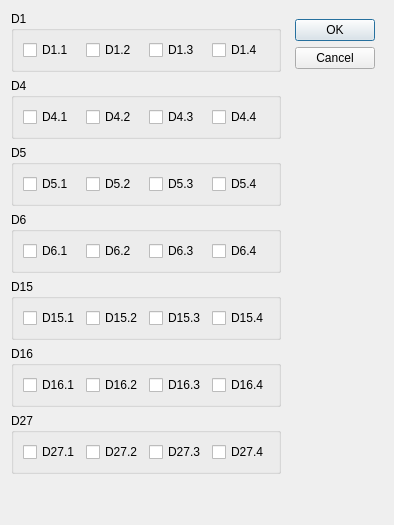
<?xml version="1.0" encoding="UTF-8"?>
<ui version="4.0">
 <class>Switches_box</class>
 <widget class="QDialog" name="Switches_box">
  <layout class="QHBoxLayout" name="horizontalLayout">
   <item>
    <layout class="QVBoxLayout" name="verticalLayout_2">
     <item>
      <widget class="QGroupBox" name="groupBox">
       <property name="title">
        <string>D1</string>
       </property>
       <layout class="QHBoxLayout" name="horizontalLayout_2">
        <item>
         <widget class="QCheckBox" name="cb_D1_1">
          <property name="text">
           <string>D1.1</string>
          </property>
         </widget>
        </item>
        <item>
         <widget class="QCheckBox" name="cb_D1_2">
          <property name="text">
           <string>D1.2</string>
          </property>
         </widget>
        </item>
        <item>
         <widget class="QCheckBox" name="cb_D1_3">
          <property name="text">
           <string>D1.3</string>
          </property>
         </widget>
        </item>
        <item>
         <widget class="QCheckBox" name="cb_D1_4">
          <property name="text">
           <string>D1.4</string>
          </property>
         </widget>
        </item>
       </layout>
      </widget>
     </item>
     <item>
      <widget class="QGroupBox" name="groupBox_2">
       <property name="title">
        <string>D4</string>
       </property>
       <layout class="QHBoxLayout" name="horizontalLayout_3">
        <item>
         <widget class="QCheckBox" name="cb_D4_1">
          <property name="text">
           <string>D4.1</string>
          </property>
         </widget>
        </item>
        <item>
         <widget class="QCheckBox" name="cb_D4_2">
          <property name="text">
           <string>D4.2</string>
          </property>
         </widget>
        </item>
        <item>
         <widget class="QCheckBox" name="cb_D4_3">
          <property name="text">
           <string>D4.3</string>
          </property>
         </widget>
        </item>
        <item>
         <widget class="QCheckBox" name="cb_D4_4">
          <property name="text">
           <string>D4.4</string>
          </property>
         </widget>
        </item>
       </layout>
      </widget>
     </item>
     <item>
      <widget class="QGroupBox" name="groupBox_3">
       <property name="title">
        <string>D5</string>
       </property>
       <layout class="QHBoxLayout" name="horizontalLayout_4">
        <item>
         <widget class="QCheckBox" name="cb_D5_1">
          <property name="text">
           <string>D5.1</string>
          </property>
         </widget>
        </item>
        <item>
         <widget class="QCheckBox" name="cb_D5_2">
          <property name="text">
           <string>D5.2</string>
          </property>
         </widget>
        </item>
        <item>
         <widget class="QCheckBox" name="cb_D5_3">
          <property name="text">
           <string>D5.3</string>
          </property>
         </widget>
        </item>
        <item>
         <widget class="QCheckBox" name="cb_D5_4">
          <property name="text">
           <string>D5.4</string>
          </property>
         </widget>
        </item>
       </layout>
      </widget>
     </item>
     <item>
      <widget class="QGroupBox" name="groupBox_4">
       <property name="title">
        <string>D6</string>
       </property>
       <layout class="QHBoxLayout" name="horizontalLayout_5">
        <item>
         <widget class="QCheckBox" name="cb_D6_1">
          <property name="text">
           <string>D6.1</string>
          </property>
         </widget>
        </item>
        <item>
         <widget class="QCheckBox" name="cb_D6_2">
          <property name="text">
           <string>D6.2</string>
          </property>
         </widget>
        </item>
        <item>
         <widget class="QCheckBox" name="cb_D6_3">
          <property name="text">
           <string>D6.3</string>
          </property>
         </widget>
        </item>
        <item>
         <widget class="QCheckBox" name="cb_D6_4">
          <property name="text">
           <string>D6.4</string>
          </property>
         </widget>
        </item>
       </layout>
      </widget>
     </item>
     <item>
      <widget class="QGroupBox" name="groupBox_5">
       <property name="title">
        <string>D15</string>
       </property>
       <layout class="QHBoxLayout" name="horizontalLayout_6">
        <item>
         <widget class="QCheckBox" name="cb_D15_1">
          <property name="text">
           <string>D15.1</string>
          </property>
         </widget>
        </item>
        <item>
         <widget class="QCheckBox" name="cb_D15_2">
          <property name="text">
           <string>D15.2</string>
          </property>
         </widget>
        </item>
        <item>
         <widget class="QCheckBox" name="cb_D15_3">
          <property name="text">
           <string>D15.3</string>
          </property>
         </widget>
        </item>
        <item>
         <widget class="QCheckBox" name="cb_D15_4">
          <property name="text">
           <string>D15.4</string>
          </property>
         </widget>
        </item>
       </layout>
      </widget>
     </item>
     <item>
      <widget class="QGroupBox" name="groupBox_6">
       <property name="title">
        <string>D16</string>
       </property>
       <layout class="QHBoxLayout" name="horizontalLayout_7">
        <item>
         <widget class="QCheckBox" name="cb_D16_1">
          <property name="text">
           <string>D16.1</string>
          </property>
         </widget>
        </item>
        <item>
         <widget class="QCheckBox" name="cb_D16_2">
          <property name="text">
           <string>D16.2</string>
          </property>
         </widget>
        </item>
        <item>
         <widget class="QCheckBox" name="cb_D16_3">
          <property name="text">
           <string>D16.3</string>
          </property>
         </widget>
        </item>
        <item>
         <widget class="QCheckBox" name="cb_D16_4">
          <property name="text">
           <string>D16.4</string>
          </property>
         </widget>
        </item>
       </layout>
      </widget>
     </item>
     <item>
      <widget class="QGroupBox" name="groupBox_7">
       <property name="title">
        <string>D27</string>
       </property>
       <layout class="QHBoxLayout" name="horizontalLayout_8">
        <item>
         <widget class="QCheckBox" name="cb_D27_1">
          <property name="text">
           <string>D27.1</string>
          </property>
         </widget>
        </item>
        <item>
         <widget class="QCheckBox" name="cb_D27_2">
          <property name="text">
           <string>D27.2</string>
          </property>
         </widget>
        </item>
        <item>
         <widget class="QCheckBox" name="cb_D27_3">
          <property name="text">
           <string>D27.3</string>
          </property>
         </widget>
        </item>
        <item>
         <widget class="QCheckBox" name="cb_D27_4">
          <property name="text">
           <string>D27.4</string>
          </property>
         </widget>
        </item>
       </layout>
      </widget>
     </item>
     <item>
      <spacer name="verticalSpacer_2">
       <property name="orientation">
        <enum>Qt::Vertical</enum>
       </property>
       <property name="sizeHint" stdset="0">
        <size>
         <width>20</width>
         <height>40</height>
        </size>
       </property>
      </spacer>
     </item>
    </layout>
   </item>
   <item>
    <layout class="QVBoxLayout" name="verticalLayout">
     <property name="leftMargin">
      <number>8</number>
     </property>
     <property name="topMargin">
      <number>8</number>
     </property>
     <property name="rightMargin">
      <number>8</number>
     </property>
     <property name="bottomMargin">
      <number>8</number>
     </property>
     <item>
      <widget class="QDialogButtonBox" name="buttonBox">
       <property name="sizePolicy">
        <sizepolicy hsizetype="Fixed" vsizetype="Fixed">
         <horstretch>0</horstretch>
         <verstretch>0</verstretch>
        </sizepolicy>
       </property>
       <property name="orientation">
        <enum>Qt::Vertical</enum>
       </property>
       <property name="standardButtons">
        <set>QDialogButtonBox::Cancel|QDialogButtonBox::Ok</set>
       </property>
      </widget>
     </item>
     <item>
      <spacer name="verticalSpacer">
       <property name="orientation">
        <enum>Qt::Vertical</enum>
       </property>
       <property name="sizeHint" stdset="0">
        <size>
         <width>20</width>
         <height>40</height>
        </size>
       </property>
      </spacer>
     </item>
    </layout>
   </item>
  </layout>
 </widget>
 <tabstops>
  <tabstop>cb_D1_1</tabstop>
  <tabstop>cb_D1_2</tabstop>
  <tabstop>cb_D1_3</tabstop>
  <tabstop>cb_D1_4</tabstop>
  <tabstop>cb_D4_1</tabstop>
  <tabstop>cb_D4_2</tabstop>
  <tabstop>cb_D4_3</tabstop>
  <tabstop>cb_D4_4</tabstop>
  <tabstop>cb_D5_1</tabstop>
  <tabstop>cb_D5_2</tabstop>
  <tabstop>cb_D5_3</tabstop>
  <tabstop>cb_D5_4</tabstop>
  <tabstop>cb_D6_1</tabstop>
  <tabstop>cb_D6_2</tabstop>
  <tabstop>cb_D6_3</tabstop>
  <tabstop>cb_D6_4</tabstop>
  <tabstop>cb_D15_1</tabstop>
  <tabstop>cb_D15_2</tabstop>
  <tabstop>cb_D15_3</tabstop>
  <tabstop>cb_D15_4</tabstop>
  <tabstop>cb_D16_1</tabstop>
  <tabstop>cb_D16_2</tabstop>
  <tabstop>cb_D16_3</tabstop>
  <tabstop>cb_D16_4</tabstop>
  <tabstop>cb_D27_1</tabstop>
  <tabstop>cb_D27_2</tabstop>
  <tabstop>cb_D27_3</tabstop>
  <tabstop>cb_D27_4</tabstop>
 </tabstops>
 <resources/>
 <connections>
  <connection>
   <sender>buttonBox</sender>
   <signal>accepted()</signal>
   <receiver>Switches_box</receiver>
   <slot>accept()</slot>
   <hints>
    <hint type="sourcelabel">
     <x>248</x>
     <y>254</y>
    </hint>
    <hint type="destinationlabel">
     <x>157</x>
     <y>274</y>
    </hint>
   </hints>
  </connection>
  <connection>
   <sender>buttonBox</sender>
   <signal>rejected()</signal>
   <receiver>Switches_box</receiver>
   <slot>reject()</slot>
   <hints>
    <hint type="sourcelabel">
     <x>316</x>
     <y>260</y>
    </hint>
    <hint type="destinationlabel">
     <x>286</x>
     <y>274</y>
    </hint>
   </hints>
  </connection>
 </connections>
</ui>
